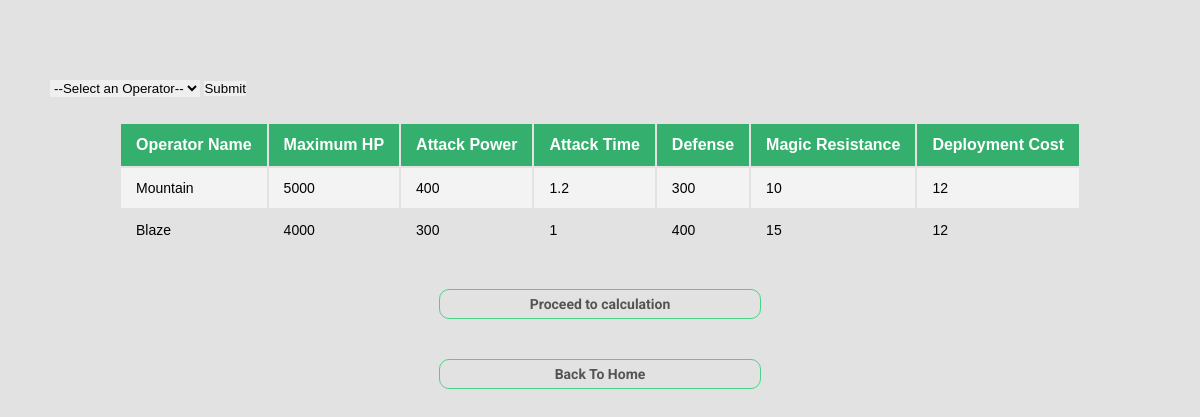
/testing/Main/selection.php?attempt=success, run on the app's committed database.
### tables this page shows
CREATE TABLE `selected` (
  `id` int(11) NOT NULL,
  `operatorName` varchar(255) NOT NULL,
  `maximumHP` int(11) NOT NULL,
  `attackPower` int(11) NOT NULL,
  `attackTime` double NOT NULL,
  `defense` int(11) NOT NULL,
  `magicResistance` int(11) NOT NULL,
  `deploymentCost` int(11) NOT NULL
);

### testing/Main/selection.php (the view, shortened to what this page needs)
<?php
$conn = mysqli_connect("localhost", "root", "", "datatest");
?>
<link rel="stylesheet" type="text/css" href="style.css">
<link rel="stylesheet" type="text/css" href="css/mainstyle.css">
<link rel="stylesheet" href="https://cdnjs.cloudflare.com/ajax/libs/font-awesome/5.15.3/css/all.min.css" />
<div class="selectioning" style="margin-left: 50px;">
    <form action="selectedop.php" method="POST">
        <select id= "operatorid" name= "operatorid">
            <option> --Select an Operator-- </option>
        </select>
        <input type="submit" id="insert" value="Submit"></td>
    </form>
</div>
<div class = "users table">
    <table border="1">
        <thead>
            <tr>
                <th>Operator Name</th>
                <th>Maximum HP</th>
                <th>Attack Power</th>
                <th>Attack Time</th>
                <th>Defense</th>
                <th>Magic Resistance</th>
                <th>Deployment Cost</th>
            </tr>
        </thead>
        <tbody>
            <?php
            $sql2 = "SELECT * FROM selected";
            $result = $conn -> query($sql2);
            while($row = $result-> fetch_assoc()){?>
            <tr id="<?php echo $row['id']?>">
            <td><?php echo $row['operatorName'];?></td>
            <td><?php echo $row['maximumHP'];?></td>
            <td><?php echo $row['attackPower'];?></td>
            <td><?php echo $row['attackTime'];?></td>
            <td><?php echo $row['defense'];?></td>
            <td><?php echo $row['magicResistance'];?></td>
            <td><?php echo $row['deploymentCost'];?></td>
            </tr>
            <?php }?>
        </tbody>
    </table>
    <br>
    <div class="main">
        <button>
            <a class= "button" href="calculation/calculation.php" style="font-weight:bold">Proceed to calculation</a>
        </button>
    </div>
    <div class="main">
        <button>
            <a href="index.php" class="button" style="font-weight:bold">Back To Home</a>
        </button>
    </div>
</div>

### testing/Main/style.css (style rules this page uses)
* { margin: 0; padding: 0; outline: none; border: none; text-decoration: none; box-sizing: border-box; font-family: "Poppins", sans-serif; }
a, button { font-family: "Roboto", sans-serif; font-weight: 500; font-size: 16px; color:rgb(255, 255, 255); text-decoration: none; }
.selectioning { margin: 25px; }
a { position: relative; width: 280px; font-size: 14px; color: rgb(85, 83, 83); display: table; padding: 10px; }
.main { position: relative; padding: 20px; width: 100%; }
.users table { margin: auto; }
.users td { font-size: 14px; padding-right: 15px; }
.table { border-collapse: collapse; margin: 25px 0; font-size: 15px; min-width: 100%; overflow: hidden; border-radius: 5px 5px 0 0; }
table thead tr { color: #fff; background: #34AF6D; text-align: left; font-weight: bold; }
.table th, .table td { padding: 12px 15px; }
.table tbody tr { border-bottom: 1px solid #ddd; }
.table tbody tr:nth-of-type(odd) { background: #f3f3f3; }
.table tbody tr:last-of-type { border-bottom: 2px solid #4AD489; }
.table button { padding: 6px 20px; border-radius: 10px; cursor: pointer; background: transparent; border: 1px solid #4AD489; }

### testing/Main/css/mainstyle.css (style rules this page uses)
* { padding: 0; margin: 0; font-family: 'Josefin Sans', sans-serif; box-sizing: border-box; }
.main { width: 1130px; max-width: 95%; margin: 0 auto; display: flex; align-items: center; justify-content: space-around; }
button { background-color:#f9004d; color: white; text-decoration: none; border: 2px solid transparent; font-weight: bold; padding: 13px 30px; border-radius: 30px; transition: .4s; }

### data on the page
selected: operatorName "Mountain", maximumHP "5000", attackPower "400", attackTime "1.2", defense "300", magicResistance "10", deploymentCost "12"
selected: operatorName "Blaze", maximumHP "4000", attackPower "300", attackTime "1", defense "400", magicResistance "15", deploymentCost "12"
